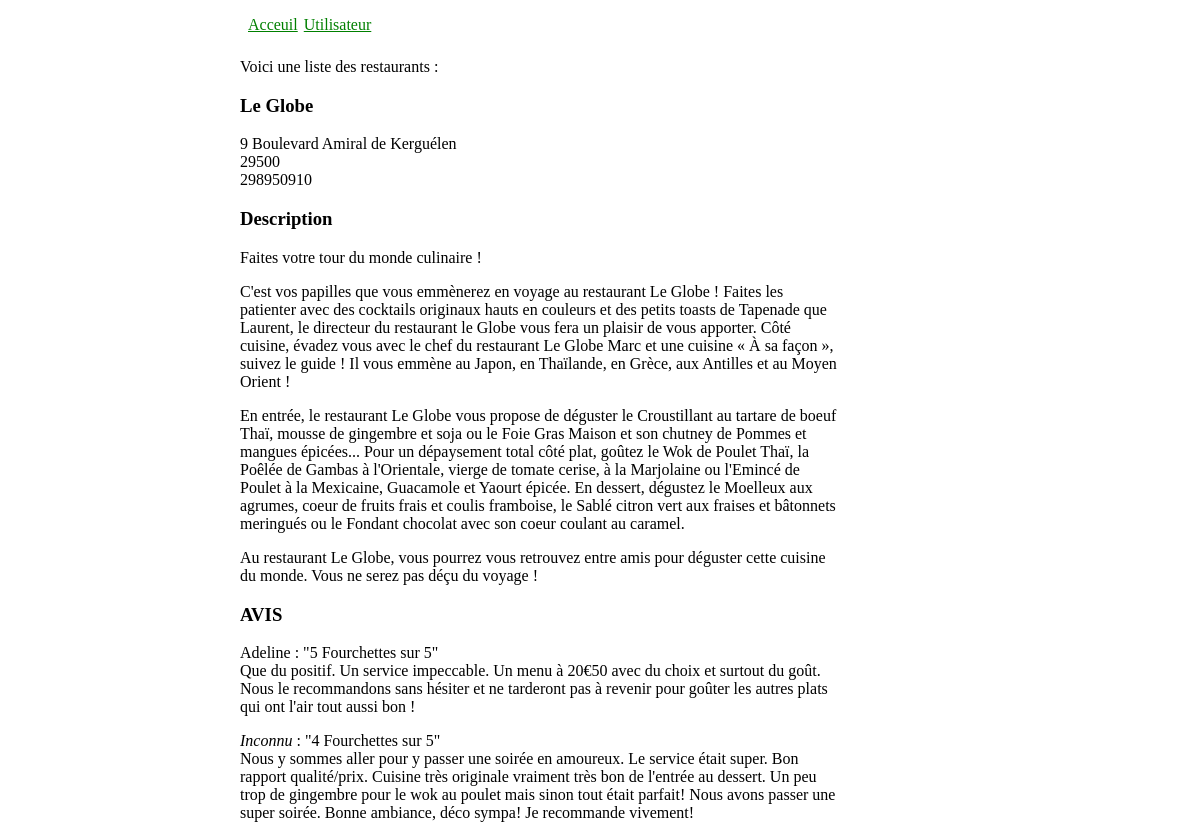
/index.php?action=resto&idResto=1, run on the app's committed database.
### tables this page shows
CREATE TABLE Restaurants (
    idRestaurant INTEGER NOT NULL AUTO_INCREMENT,
    nom          VARCHAR(50) NOT NULL,
    adresse      VARCHAR(200),
    cp           NUMERIC (5),
    ville        VARCHAR(50) NOT NULL,
    telephone    NUMERIC(10),
    description  VARCHAR(2200),
	CONSTRAINT pkRestaurants PRIMARY KEY(idRestaurant)
);

CREATE TABLE Avis (
    idRestaurant            INTEGER NOT NULL,
    idAvis                  INTEGER NOT NULL,
    auteur                  VARCHAR(50),
    note                    INTEGER NOT NULL,
    commentaire             VARCHAR(500),
	CONSTRAINT pkAvis PRIMARY KEY(idRestaurant, idAvis),
	CONSTRAINT fkAvisRestaurant FOREIGN KEY(idRestaurant)  REFERENCES Restaurant(idRestaurant)
 );

### ModeleDonnees.class.php (called while the page is built, shortened)
<?php
abstract class Donnees{
    function getConnexion(){
        try {
            $adresseBDD = 'mysql:host=localhost;dbname=restaurant';
            $options = [PDO::MYSQL_ATTR_INIT_COMMAND => "SET NAMES utf8"];
            $pdo = new PDO($adresseBDD, 'userCodePHP', 'IbkYily_p][.O(A@', $options);
            $pdo->setAttribute(PDO::ATTR_ERRMODE, PDO::ERRMODE_EXCEPTION);
            return $pdo;
        } catch (PDOException $e) {
            throw new Exception("Nous avons un problème de connexion à la base de données ... -> ".$e->getMessage());
        }
    }
}
class Restaurant extends Donnees{
    public function getRestaurantsWhereId($id){
        try{
            $pdo = parent::getConnexion();
            $query = 'SELECT * FROM restaurants WHERE idRestaurant = :id';
            $prep = $pdo->prepare($query);
            $prep->bindValue(':id',$id);
            $prep->execute();
            $array = $prep->fetch();
            return $array;
        }catch(PDOException $e) {
            throw new Exception("Youstone we've got a problem ! -> ".$e->getMessage());
        }
    }
}
class Avis extends Donnees{
    public function getAvisWhereIdRestaurant($id){
        try{
            $pdo = parent::getConnexion();
            $query = 'SELECT * FROM avis WHERE idRestaurant = :id';
            $prep = $pdo->prepare($query);
            $prep->bindValue(':id',$id);
            $prep->execute();
            $array = $prep->fetchAll();
            return $array;
        }catch(PDOException $e) {
            throw new Exception("Youstone we've got a problem ! -> ".$e->getMessage());
        }
    }
}

### vueRestaurant.php (the view)
<p>
    Voici une liste des restaurants :
</p>
<?php
require 'ModeleDonnees.class.php';
if(!empty($_GET['idResto'])){
    $idRestaurant = strip_tags($_GET['idResto']);
    $InstanceDAL = new Restaurant;
    $InstanceDAL2 = new Avis;
    try{
        $arrayUnResto = $InstanceDAL->getRestaurantsWhereId($idRestaurant);
        try{
            $arrayAvis = $InstanceDAL2->getAvisWhereIdRestaurant($idRestaurant);
        }catch(Exception $message){
            $erreurAvis = $message;
        }
        $htmlDetailResto =
        '<div id="detailResto">
            <h3>'.$arrayUnResto['nom'].'</h3>
            <p>
            '.$arrayUnResto['adresse'].'<br>
            '.$arrayUnResto['cp'].'<br>
            '.$arrayUnResto['telephone'].'<br>
            </p>
            <h3>Description</h3>
            <p>
            '.$arrayUnResto['description'].'
            </p>
            <h3>AVIS</h3>';
            if(!isset($erreurAvis)){
                foreach ($arrayAvis as $key => $unArrayAvis) {
                    foreach ($unArrayAvis as $key => $value) {
                        if($unArrayAvis[$key] == "") $unArrayAvis[$key] = "<i>Inconnu</i>";
                    }
                    $htmlDetailResto .= '<p>'.$unArrayAvis['auteur'].' : "'.$unArrayAvis['note'].' Fourchettes sur 5" <br>
                    '.$unArrayAvis['commentaire'].'</p>';
                }
            }else{
                $htmlDetailResto .= '<p>'.$erreurAvis.'</p>';
            }
        $htmlDetailResto .= '</div>';
        echo $htmlDetailResto;
    }catch(Exception $message){
        $erreur = $message;
    }
}

### Index.php (shortened to what this page needs)
<!DOCTYPE html>
<html lang="fr">
    <head>
        <link rel="stylesheet" href="style.css">
    </head>
<?php require 'Navigation.php'; ?>
<body id="body" >
    <?php
    if(isset($_GET['action']))
    {
        switch($_GET['action']){
        case 'resto':
            require 'vueRestaurant.php';
            break;
        }
    }else{
        require 'vueAcceuil.php';
    }
    ?>
</body>

### Navigation.php
<nav id="navigation">
<a href="index.php?"> Acceuil </a>
<a href="index.php?action=user"> Utilisateur </a>
</nav>

### style.css (style rules this page uses)
#navigation { display: flex; padding :5px; }
#body { margin-left:20%; width: 600px; }
a { color: green; margin: 3px; }

### data on the page
restaurants: nom "Le Globe", adresse "9 Boulevard Amiral de Kerguélen", cp "29500", telephone "298950910", description "Faites votre tour du monde culinaire ! C'est vos papilles que vous emmènerez en voyage au restaurant Le Globe ! Faites les patienter avec des cocktails originaux hauts en couleurs et des petits toasts de Tapenade que Laurent, le directeur du restaurant le Globe vous fera un plaisir de vous apporter. Côté cuisine, évadez vous avec le chef du restaurant Le Globe Marc et une cuisine « À sa façon », suivez le guide ! Il vous emmène au Japon, en Thaïlande, en Grèce, aux Antilles et au Moyen Orient ! En entrée, le restaurant Le Globe vous propose de déguster le Croustillant au tartare de boeuf Thaï, mousse de gingembre et soja ou le Foie Gras Maison et son chutney de Pommes et mangues épicées...…"
avis: auteur "Adeline", note "5", commentaire "Que du positif. Un service impeccable. Un menu à 20€50 avec du choix et surtout du goût. Nous le recommandons sans hésiter et ne tarderont pas à revenir pour goûter les autres plats qui ont l'air tout aussi bon !"
avis: note "4", commentaire "Nous y sommes aller pour y passer une soirée en amoureux. Le service était super. Bon rapport qualité/prix. Cuisine très originale vraiment très bon de l'entrée au dessert. Un peu trop de gingembre pour le wok au poulet mais sinon tout était parfait! Nous avons passer une super soirée. Bonne ambiance, déco sympa! Je recommande vivement!"
